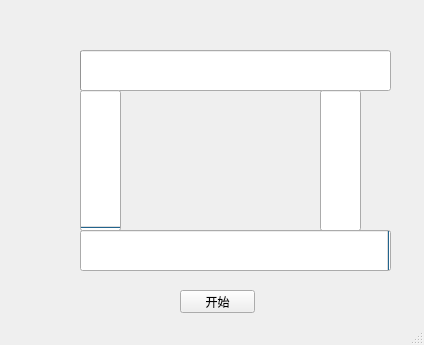
<?xml version="1.0" encoding="UTF-8"?>
<ui version="4.0">
 <class>MainWindow</class>
 <widget class="QMainWindow" name="MainWindow">
  <property name="geometry">
   <rect>
    <x>0</x>
    <y>0</y>
    <width>424</width>
    <height>345</height>
   </rect>
  </property>
  <property name="windowTitle">
   <string>跑马灯效果</string>
  </property>
  <widget class="QWidget" name="centralwidget">
   <widget class="QProgressBar" name="progressBar">
    <property name="geometry">
     <rect>
      <x>80</x>
      <y>50</y>
      <width>311</width>
      <height>41</height>
     </rect>
    </property>
    <property name="toolTipDuration">
     <number>-1</number>
    </property>
    <property name="maximum">
     <number>1</number>
    </property>
    <property name="value">
     <number>-1</number>
    </property>
   </widget>
   <widget class="QProgressBar" name="progressBar_2">
    <property name="geometry">
     <rect>
      <x>80</x>
      <y>90</y>
      <width>41</width>
      <height>141</height>
     </rect>
    </property>
    <property name="maximum">
     <number>1</number>
    </property>
    <property name="value">
     <number>-1</number>
    </property>
    <property name="orientation">
     <enum>Qt::Vertical</enum>
    </property>
   </widget>
   <widget class="QProgressBar" name="progressBar_3">
    <property name="geometry">
     <rect>
      <x>320</x>
      <y>90</y>
      <width>41</width>
      <height>141</height>
     </rect>
    </property>
    <property name="maximum">
     <number>1</number>
    </property>
    <property name="value">
     <number>-1</number>
    </property>
    <property name="orientation">
     <enum>Qt::Vertical</enum>
    </property>
    <property name="invertedAppearance">
     <bool>true</bool>
    </property>
    <property name="textDirection">
     <enum>QProgressBar::TopToBottom</enum>
    </property>
   </widget>
   <widget class="QProgressBar" name="progressBar_4">
    <property name="geometry">
     <rect>
      <x>80</x>
      <y>230</y>
      <width>311</width>
      <height>41</height>
     </rect>
    </property>
    <property name="maximum">
     <number>1</number>
    </property>
    <property name="value">
     <number>-1</number>
    </property>
    <property name="invertedAppearance">
     <bool>true</bool>
    </property>
   </widget>
   <widget class="QPushButton" name="pushButton">
    <property name="geometry">
     <rect>
      <x>180</x>
      <y>290</y>
      <width>75</width>
      <height>23</height>
     </rect>
    </property>
    <property name="text">
     <string>开始</string>
    </property>
   </widget>
  </widget>
  <widget class="QStatusBar" name="statusbar"/>
 </widget>
 <resources/>
 <connections/>
</ui>
